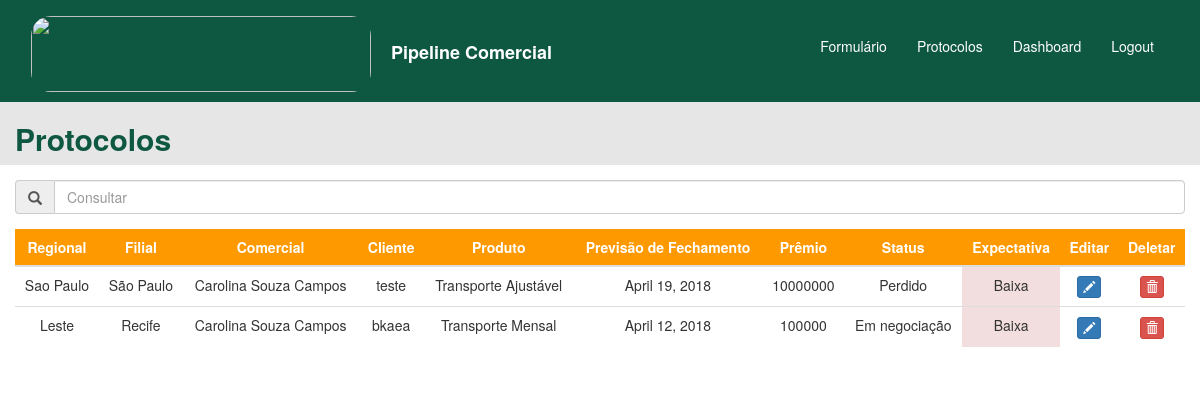
Before: /protocolos/ with the older database file.
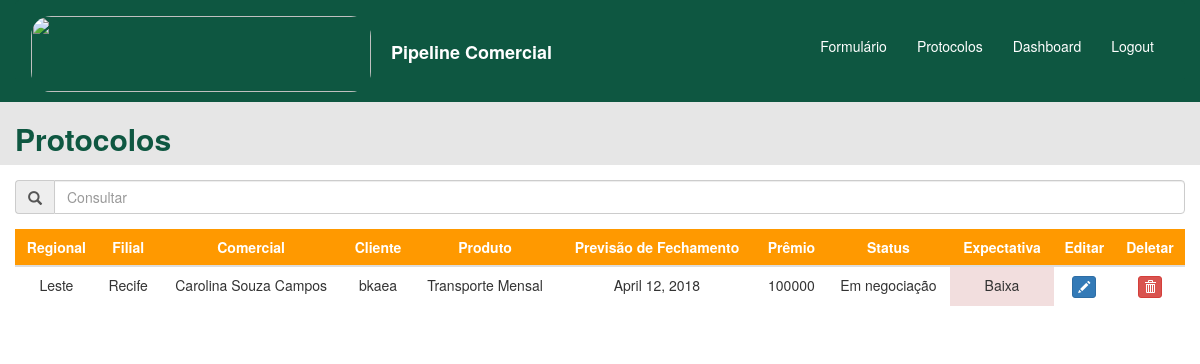
After: the same page with the newer database file.
### home/models.py (models this page shows)
class Protocolos(models.Model):
    regional = models.ForeignKey(Regional, on_delete=models.CASCADE)
    filial = models.ForeignKey(Filial, on_delete=models.CASCADE)
    comercial = models.ForeignKey(Comercial, on_delete=models.CASCADE)
    corretor = models.CharField(max_length=250)
    primeira_cotacao = models.BooleanField()
    produto = models.ForeignKey(Produto, on_delete=models.CASCADE)
    cliente = models.CharField(max_length=250)
    premio = models.IntegerField()
    ultima_alteracao = models.DateField(auto_now=True)
    recebimento = models.DateField()
    vencimento = models.DateField()
    fechamento = models.DateField()
    tipo_de_seguro = models.ForeignKey(TipodeSeguro, on_delete=models.CASCADE)
    expectativa = models.ForeignKey(Expectativa, on_delete=models.CASCADE)
    status = models.ForeignKey(Status, on_delete=models.CASCADE)
    subscritor = models.CharField(max_length=250)
    motivo_perda = models.ForeignKey(MotivoPerda, on_delete=models.CASCADE, null=True, blank=True)
    comentario_perda = models.CharField(max_length=250, null=True, blank=True)
    historico_1 = models.CharField(max_length=4000, null=True, blank=True)
    historico_2 = models.CharField(max_length=4000, null=True, blank=True)
    historico_3 = models.CharField(max_length=4000, null=True, blank=True)
    historico_4 = models.CharField(max_length=4000, null=True, blank=True)
    historico_5 = models.CharField(max_length=4000, null=True, blank=True)
    historico_6 = models.CharField(max_length=4000, null=True, blank=True)
    historico_7 = models.CharField(max_length=4000, null=True, blank=True)
    historico_8 = models.CharField(max_length=4000, null=True, blank=True)
    historico_9 = models.CharField(max_length=4000, null=True, blank=True)
    historico_10 = models.CharField(max_length=4000, null=True, blank=True)

class Regional(models.Model):
    regional = models.CharField(max_length=200)
    def __str__(self):
        return self.regional

class Filial(models.Model):
    filial = models.CharField(max_length=200)
    def __str__(self):
        return self.filial

class Comercial(models.Model):
    comercial = models.CharField(max_length=200)
    def __str__(self):
        return self.comercial

class Produto(models.Model):
    produto = models.CharField(max_length=200)
    def __str__(self):
        return self.produto

class Status(models.Model):
    status = models.CharField(max_length=200)
    def __str__(self):
        return self.status

class Expectativa(models.Model):
    expectativa = models.CharField(max_length=200)
    def __str__(self):
        return self.expectativa

### protocolos/views.py (the view)
# urls.py: url(r'^protocolos/', include('protocolos.urls'), name='protocolos')
def protocolos(request):
    protocolos = Protocolos.objects.all()
    return render(request, 'protocolos/protocolos_base.html', {'protocolos': protocolos})

### templates/protocolos/protocolos_base.html (shortened to what this page needs)
<!DOCTYPE html>
    <html lang="pt">
        {% block content %}
        <head>
            <link rel="stylesheet" href="https://maxcdn.bootstrapcdn.com/bootstrap/3.3.7/css/bootstrap.css">
            <link rel="stylesheet" href="https://cdnjs.cloudflare.com/ajax/libs/bootstrap-datepicker/1.4.1/css/bootstrap-datepicker3.css"/>
        </head>
        <body>
            <div class="container-fluid" style="background-color: #0e5741">
                <nav class="navbar navbar-default" style="background-color: #0e5741;border-color: #0e5741;">
                    <div class="container-fluid">
                        {% load static %}
                        <a class="navbar-brand" href="{% url 'home' %}" style="text-decoration: none"><img src="https://www.berkley.com.br/Institucional/img/logo.png" style="display: inline-block;border-radius: 20px" alt="" width="340" height="76"><strong style="color: #ffffff"><p style="display: inline-block; margin-left:20px">Pipeline Comercial</p></strong></a>
                        <div id="navbar" class="navbar-collapse collapse" aria-expanded="false" style="border-width: 0px";>
                            <ul class="nav navbar-nav navbar-right" style="padding-top: 10px">
                                <li class="active">
                                    <a href="{% url 'home' %}" style="background-color: #0e5741"><p style="padding-top: 10px; color: #ffffff">Formulário</p></a>
                                <li class="active">
                                    <a href="{% url 'protocolos' %}" style="background-color: #0e5741"><p style="padding-top: 10px; color: #ffffff">Protocolos</p></a>
                                <li class="active">
                                    <a href="{% url 'protocolos' %}" style="background-color: #0e5741"><p style="padding-top: 10px; color: #ffffff">Dashboard</p></a>
                                <li class="active">
                                    <a href="{% url 'logout' %}" style="background-color: #0e5741"><p style="padding-top: 10px; color: #ffffff">Logout</p></a>
                                </li>
                                </li>
                            </ul>
                        </div>
                    </div>
                </nav>
                    {% include 'protocolos/includes/protocolos_include.html' %}
            </div>
        </body>
        {% endblock %}
    </html>

### templates/protocolos/includes/protocolos_include.html (shortened to what this page needs)
{% block content %}
    <div class="row" style="background-color: #e6e6e6">
    <h2 class="display-1" style="color: #0e5741; padding-left: 15px"> <strong>Protocolos</strong> </h2>
    </div>
        <div class="row">
            <div class="col-sm-12" style="padding-top: 5px; padding-bottom: 10px;background-color: #ffffff">
                <div class="form-group input-group" style="padding-top: 10px">
                    <span class="input-group-addon"><i class="glyphicon glyphicon-search"></i></span>
                    <input name="consulta" id="txt_consulta" placeholder="Consultar" type="text" class="form-control">
                </div>
                <form method="post" action="/protocolos/delete/">
                <table id="full-table" class="table table-hover" style="background-color: #ffffff;">
                  <thead class="thead-dark" style="background-color: #ff9900;">
                    <tr>
                      <th class="text-center" style="color: #ffffff" scope="col">Regional</th>
                      <th class="text-center" style="color: #ffffff" scope="col">Filial</th>
                      <th class="text-center" style="color: #ffffff" scope="col">Comercial</th>
                      <th class="text-center" style="color: #ffffff" scope="col">Cliente</th>
                      <th class="text-center" style="color: #ffffff" scope="col">Produto</th>
                      <th class="text-center" style="color: #ffffff" scope="col">Previsão de Fechamento</th>
                      <th class="text-center" style="color: #ffffff" scope="col">Prêmio</th>
                      <th class="text-center" style="color: #ffffff" scope="col">Status</th>
                      <th class="text-center" style="color: #ffffff" scope="col">Expectativa</th>
                      <th class="text-center" style="color: #ffffff" scope="col">Editar</th>
                      <th class="text-center" style="color: #ffffff" scope="col">Deletar</th>
                    </tr>
                  </thead>
                  <tbody id="tabela">
                  {% for protocolo in protocolos %}
                        <tr class="clickable-row" name="table-row" onclick="window.location='/home/{{ protocolo.id }}'">
                            <td><center>{{ protocolo.regional }}</center></td>
                            <td><center>{{ protocolo.filial }}</center></td>
                            <td><center>{{ protocolo.comercial }}</center></td>
                            <td><center>{{ protocolo.cliente }}</center></td>
                            <td><center>{{ protocolo.produto }}</center></td>
                            <td><center>{{ protocolo.fechamento }}</center></td>
                            <td id="premio" name="premio"><center>{{ protocolo.premio }}</center></td>
                            <td><center>{{ protocolo.status }}</center></td>
                            <td class="danger"><center>{{ protocolo.expectativa }}</center></td>
                            <td><center><button type="button" class="btn btn-primary btn-xs" data-title="Edit" data-toggle="modal" data-target="#edit" ><span class="glyphicon glyphicon-pencil"></span></button></center></td>
                            <td><center><button name="delete" class="btn btn-danger btn-xs" value="{{ protocolo.id }}" data-title="Delete" data-toggle="modal" data-target="#delete" ><span class="glyphicon glyphicon-trash"></span></button></center></td>
                        </tr>
                    {% endfor %}
                  </tbody>
                </table>
            </form>
            </div>
        </div>
{% endblock %}

Changed rows visible on the page:
removed Protocolos: regional "Sao Paulo", filial "São Paulo", comercial "Carolina Souza Campos", cliente "teste", produto "Transporte Ajustável", fechamento "April 19, 2018", premio "10000000", status "Perdido", expectativa "Baixa", {{ protocolo.id }} 3 (drawn)
